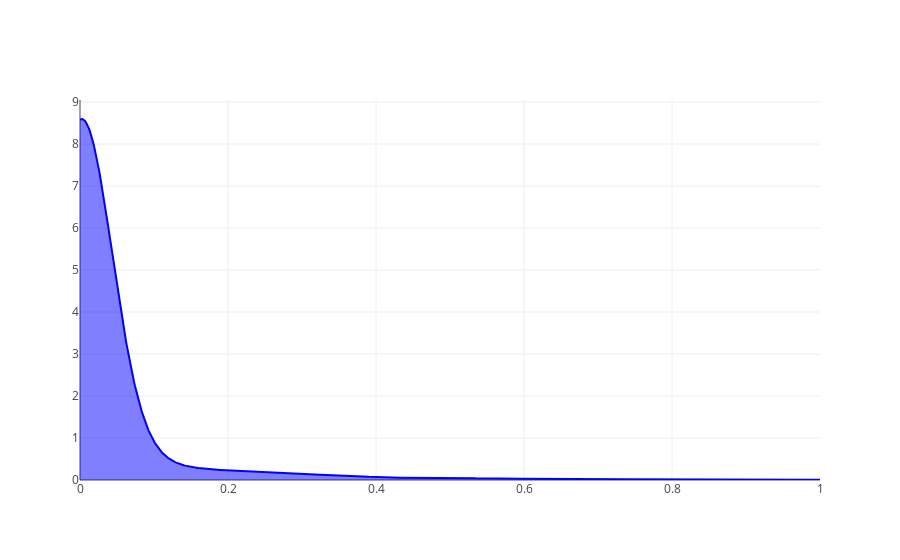

Notebook code for this chart:
### Code cell
from sklearn.cluster import MeanShift, estimate_bandwidth

a= 0.05
r = gamma.rvs(a, size=1000).reshape(-1,1)

bandwidth = estimate_bandwidth(r, quantile=0.2, n_samples=len(r))

X_plot = np.linspace(0,1,len(r))
kde = KernelDensity(kernel='gaussian', bandwidth=bandwidth).fit(r)
log_dens = kde.score_samples(X_plot.reshape(-1,1))


fig= [go.Scatter(x=X_plot, y=np.exp(log_dens), 
                            mode='lines', fill='tozeroy',
                            line=dict(color='blue', width=2))]
##

layout= go.Layout()


fig = go.Figure(data=fig, layout= layout)
iplot(fig)

### Figure 1 — Plotly figure (JSON) as saved in the notebook; plotly's stock layout.template omitted (floating-point values rounded to 4 significant figures; data arrays with more than 128 entries replaced by an {"elided": "..."} marker saying what was removed)
{"data": [{"fill": "tozeroy", "line": {"color": "blue", "width": 2}, "mode": "lines", "type": "scatter", "uid": "9a247e76-c453-4ae7-bed2-d7ae4e82a759", "x": {"elided": "1000 float values"}, "y": {"elided": "1000 float values"}}], "layout": {}}
